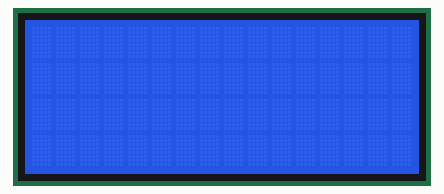
Bench run of a sketch on a simulated Arduino Uno, built with avr-gcc and run on an emulated ATmega328P. Shown: 16×4 character LCD.

Above: at 0.1 s.
At 1.6 s:
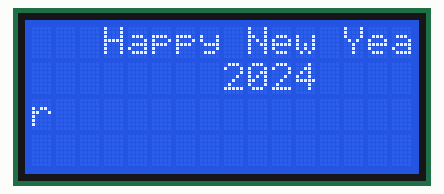
At 2.6 s:
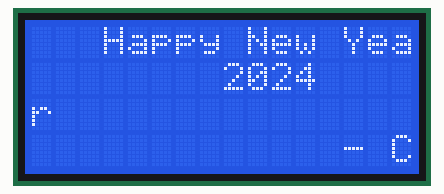
At 5.7 s:
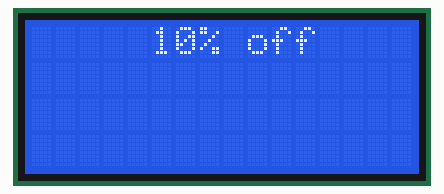
At 6.7 s:
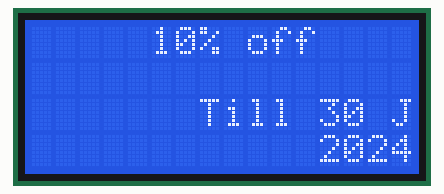
At 9.2 s:
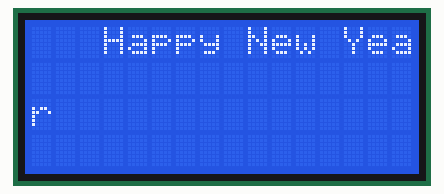

The sketch:

happy_new_year_2024.ino
```cpp
#include <LiquidCrystal_I2C.h>

LiquidCrystal_I2C lcd(0x27, 16, 4); // I2C address 0x27, 16 column and 2 rows

void setup()
{
  lcd.init(); // initialize the lcd
  lcd.backlight();
}

void loop()
{
  lcd.clear();             // clear display
  delay(500);
  lcd.setCursor(3, 0);         // move cursor to   (0, 0)
  lcd.print("Happy New Year");        // print message at (0, 0)
  lcd.setCursor(8, 1);        // move cursor to   (2, 1)
  delay(1000);
  lcd.print("2024"); // print message at (2, 1)
  delay(1000);                 // display the above for two seconds
  lcd.setCursor(9, 3);          // move cursor t 0)
  lcd.print("- CraftLabs");
  delay(2500);                  // display the above for two seconds

  lcd.clear();
  delay(500);
  lcd.setCursor(5,0);
  lcd.print("10% off");
  delay(1000);
  lcd.setCursor(3, 2);
  lcd.print("Till 30 January");
  lcd.setCursor(8, 3);
  lcd.print("2024");
  delay(2000);
}
```

Measured:
- by itself, everything shown: repeats every 8.6 s, in 7 steps
- what the display in image 1 shows lasts 1.0 s, from 1.6 s to 2.6 s
- what the display in image 2 shows lasts 2.5 s, from 2.6 s to 5.1 s
- what the display in image 4 shows lasts 2.0 s, from 6.6 s to 8.6 s
